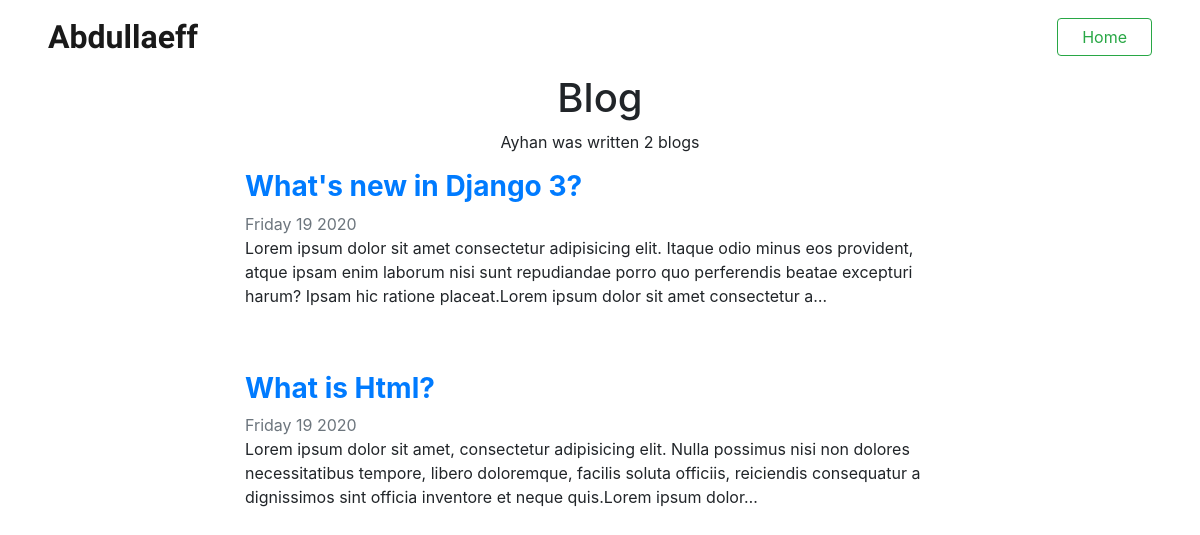
Screenshot of /blog/ with the database file from the repository.
### blog/models.py (models this page shows, shortened)
class Blog(models.Model):
    title = models.CharField(max_length=50)
    content = models.TextField()
    created = models.DateField(auto_now_add=True)
    url = models.URLField(blank=True)

### blog/views.py (the view)
# urls.py: path('', views.all_blogs, name="home"),
def all_blogs(request):
    blogs = Blog.objects.order_by('-created')
    return render(request, 'blog/home.html', {'blogs' : blogs})

### blog/templates/blog/home.html
{% extends 'portfolio/base.html' %}
{% block content %}
<div class="container d-flex flex-column align-items-center">
    <h1 class="h1 blog-title">Blog</h1>
    <span class="blog-description">Ayhan was written {{blogs.count}} blog{{blogs.count|pluralize}}</span>
    {% if blogs.count > 0 %}
        {% for blog in blogs %}
            <div class="col-8 flex-column mt-3 mb-5">
                <h3 class="h3 font-weight-bold">
                    <a href="{% url 'blog:detail' blog.id %}">{{ blog.title }}</a>
                </h3>
                <div class="text-secondary">{{ blog.created | date:'l d Y' }}</div>
                <span>{{ blog.content|safe|truncatechars:250 }}</span>
            </div>
        {% endfor %}
    {% else %}
        <h3 class="h3 py-5">No blogs here</h3>
    {% endif %}
</div>
{% endblock %}

### rows the page displays
Blog: title "What's new in Django 3?", created "Friday 19 2020", content "Lorem ipsum dolor sit amet consectetur adipisicing elit. Itaque odio minus eos provident, atque ipsam enim laborum nisi sunt repudiandae porro quo perferendis beatae excepturi harum? Ipsam hic ratione placeat.Lorem ipsum dolor sit amet consectetur a…"
Blog: title "What is Html?", created "Friday 19 2020", content "Lorem ipsum dolor sit amet, consectetur adipisicing elit. Nulla possimus nisi non dolores necessitatibus tempore, libero doloremque, facilis soluta officiis, reiciendis consequatur a dignissimos sint officia inventore et neque quis.Lorem ipsum dolor…"

### other values shown
{{ blogs.count }} "2"
